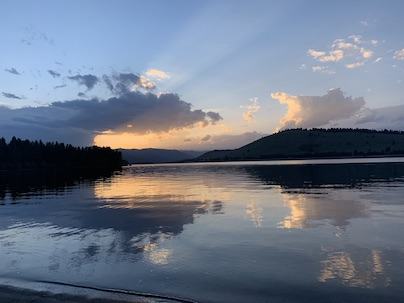
#> input picture images/madison.jpg, 404 x 303 px
$ python image-histogram-grayscale.py --image ../images/madison.jpg
#> lines starting #> are read from the running program, lines starting #| are printed output that depends on the picture
# USAGE
# python grayscale_histogram.py --image ../images/madison.jpg

# import the necessary packages
from matplotlib import pyplot as plt
import argparse
import cv2

# construct the argument parser and parse the arguments
ap = argparse.ArgumentParser()
ap.add_argument("-i", "--image", required=True,
	help="path to the image")
args = vars(ap.parse_args())

# load the input image and convert it to grayscale
image = cv2.imread(args["image"])
#> image is the input picture: shape (303, 404, 3); mean B, G, R 134.9, 118.1, 108.1
image = cv2.cvtColor(image, cv2.COLOR_BGR2GRAY)
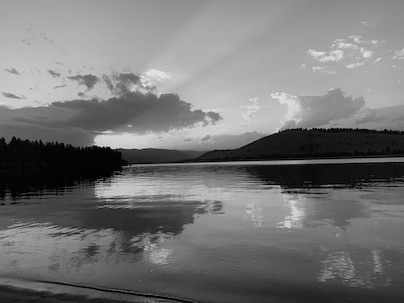
#> image: shape (303, 404); min 0, max 233, mean 117

# compute a grayscale histogram
# pass in [image] as a list, compute histogram for [0] channel =gray, None =mask, 256 bins, 0-256 possible pixel values
# x-axis 0-256, y-axis count of pixels
hist = cv2.calcHist([image], [0], None, [256], [0, 256])
#> hist = 256 values, max 1617 at index 173, min 0 at index 230, mean 478.2

# matplotlib expects RGB images so convert and then display the image
# with matplotlib
plt.figure()
plt.axis("off")
plt.imshow(cv2.cvtColor(image, cv2.COLOR_GRAY2RGB))

# plot the histogram = raw pixel intensities...256*256 binned pixels
plt.figure()
plt.title("Grayscale Histogram")
# plot x-axis the Bins
plt.xlabel("Bins")
# plot y-axis the pixels
plt.ylabel("# of Pixels")
plt.plot(hist)
# limit values 0 to 256
plt.xlim([0, 256])

# normalize the histogram...sum all pixels values and divide each bin by that sum
# 256*256=65536..divide each by that value
# therefore all  bin values add up to 1...normalized histogram
# this supports images of different sizes to compare distances between histograms
hist /= hist.sum()
#> hist = 256 values, max 0.0132 at index 173, min 0 at index 230, mean 0.00391

# plot the normalized histogram
plt.figure()
plt.title("Grayscale Histogram (Normalized)")
plt.xlabel("Bins")
plt.ylabel("% of Pixels")
plt.plot(hist)
plt.xlim([0, 256])
plt.show()
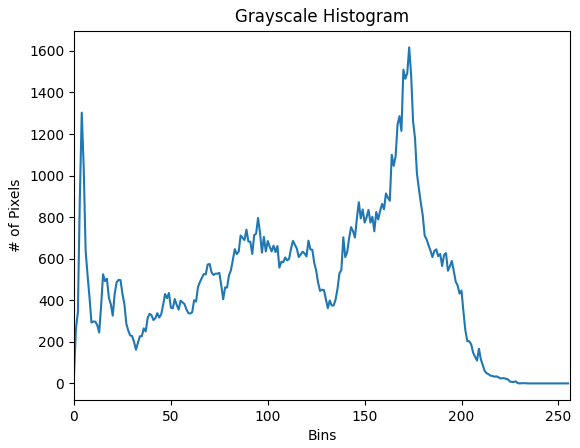
#> figure drawn by matplotlib, 1 panel; curve peaks at x = 173, y = 1617
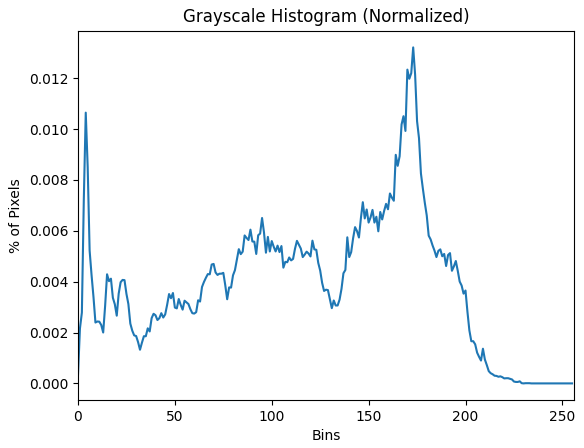
#> figure drawn by matplotlib, 1 panel; curve peaks at x = 173, y = 0.0132

$ run again, with images/avery.jpg copied over images/madison.jpg
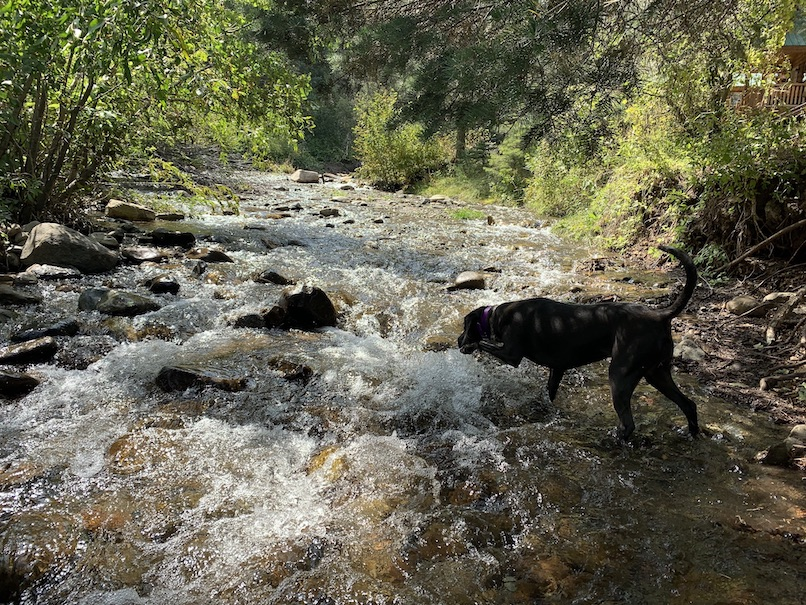
#> input picture images/avery.jpg, 806 x 605 px
#> image is the input picture: shape (605, 806, 3); mean B, G, R 80.2, 98.9, 100.3
#> `image = cv2.cvtColor(image, cv2.COLOR_BGR2GRAY)`:
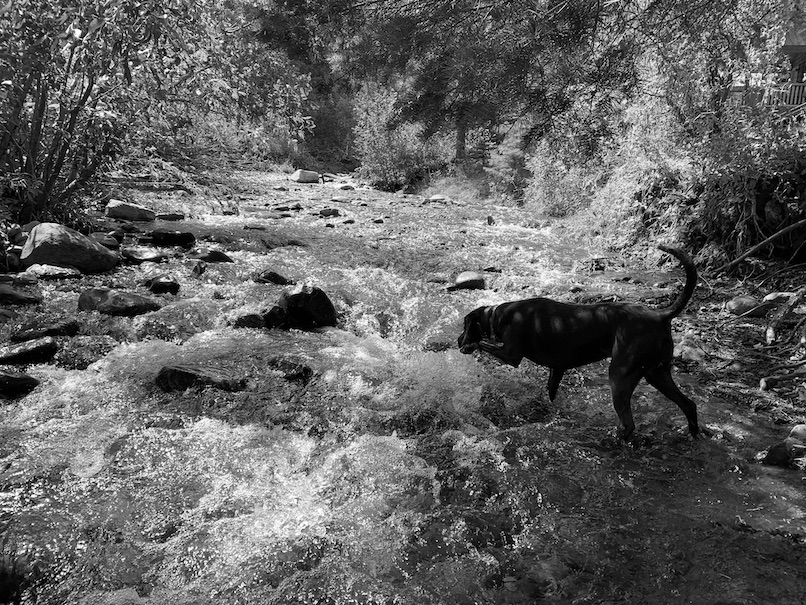
#> image: shape (605, 806); min 0, max 255, mean 97.2
#> `hist = cv2.calcHist([image], [0], None, [256], [0, 256])`: hist = 256 values, max 4940 at index 1, min 17 at index 255, mean 1904.8
#> `hist /= hist.sum()`: hist = 256 values, max 0.0101 at index 1, min 3.49e-05 at index 255, mean 0.00391
#> `plt.show()`:
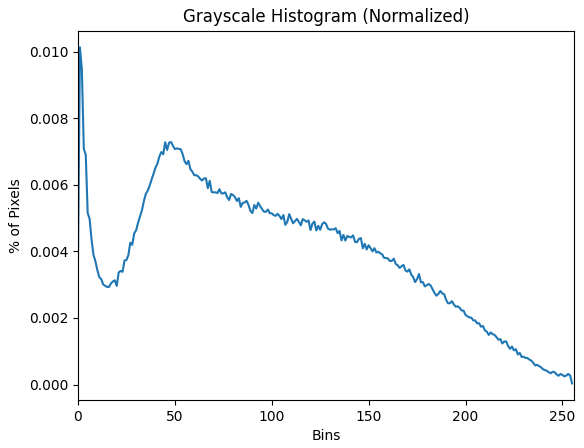
#> figure drawn by matplotlib, 1 panel; curve peaks at x = 1, y = 0.0101

$ run again, with images/moon.jpg copied over images/madison.jpg
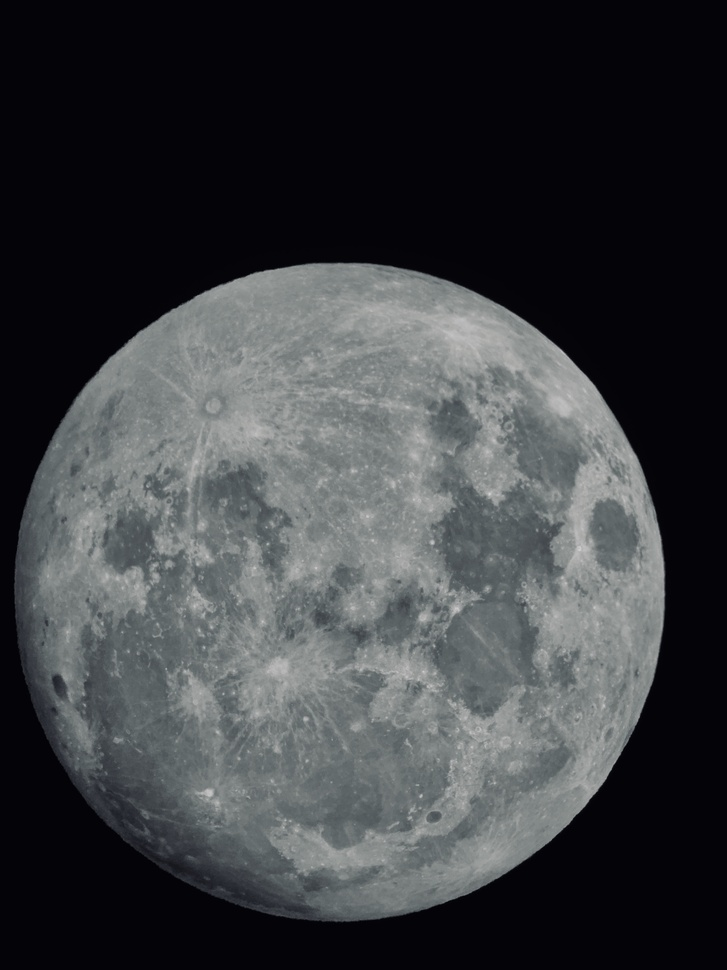
#> input picture images/moon.jpg, 727 x 970 px, shrunk from 3024 x 4032 before the run
#> image is the input picture: shape (970, 727, 3); mean B, G, R 64.2, 61.3, 59.2
#> image: shape (970, 727)
#> `hist = cv2.calcHist([image], [0], None, [256], [0, 256])`: hist = 256 values, max 353435 at index 4, min 0 at index 202, mean 2754.6
#> `hist /= hist.sum()`: hist = 256 values, max 0.501 at index 4, min 0 at index 202, mean 0.00391
#> `plt.show()`:
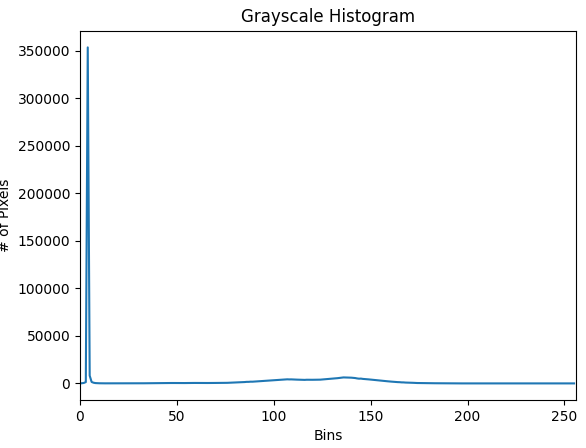
#> figure drawn by matplotlib, 1 panel; curve peaks at x = 4, y = 353435
#> `plt.show()`:
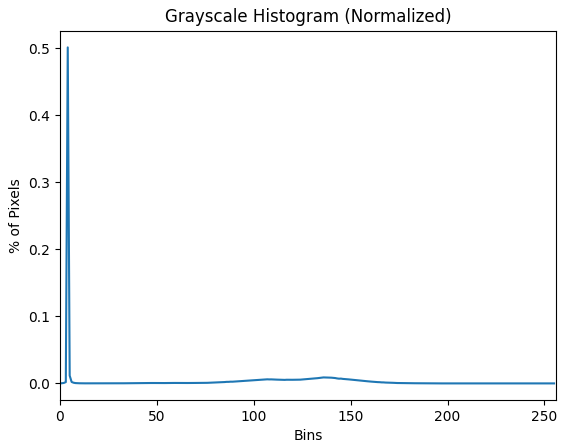
#> figure drawn by matplotlib, 1 panel; curve peaks at x = 4, y = 0.501

$ run again, with images/yellowstone-grand-can.jpg copied over images/madison.jpg
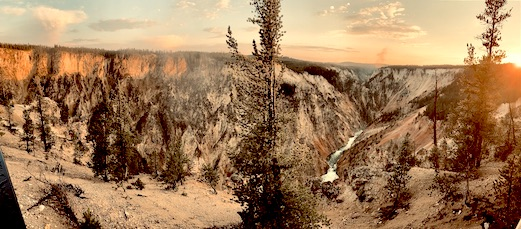
#> input picture images/yellowstone-grand-can.jpg, 521 x 229 px
#> image is the input picture: shape (229, 521, 3); mean B, G, R 87.7, 121.6, 157.5
#> `image = cv2.cvtColor(image, cv2.COLOR_BGR2GRAY)`:
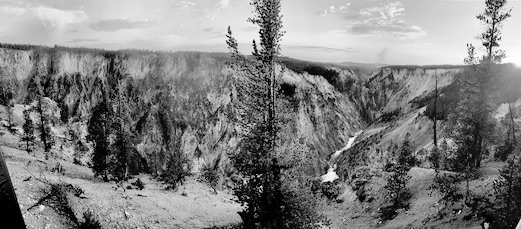
#> image: shape (229, 521); min 0, max 253, mean 128.5
#> `hist = cv2.calcHist([image], [0], None, [256], [0, 256])`: hist = 256 values, max 973 at index 217, min 0 at index 254, mean 466.1
#> `hist /= hist.sum()`: hist = 256 values, max 0.00816 at index 217, min 0 at index 254, mean 0.00391
#> `plt.show()`:
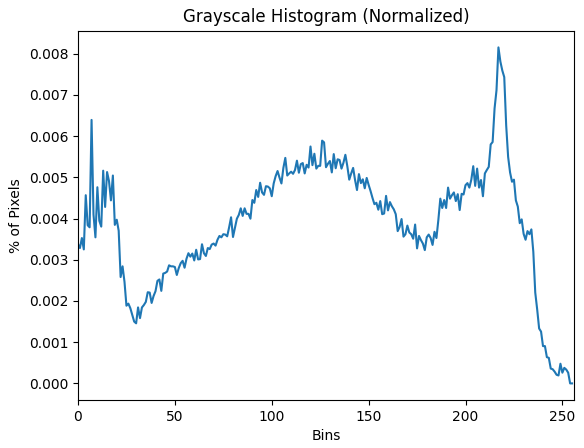
#> figure drawn by matplotlib, 1 panel; curve peaks at x = 217, y = 0.00816
